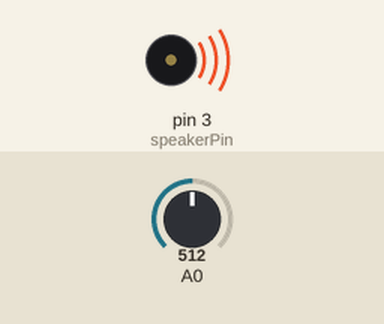
The sketch below on a simulated Arduino Uno, built with avr-gcc and run on an emulated ATmega328P. Parts: buzzer (waves = sounding). The test bench sets the inputs (shaded band); at power-on: A0 = 512. What the sketch prints to the serial monitor is not drawn.

Above: at 0.1 s.
Timing chart, 0 to 1.6 s (numbered marks = the images above):
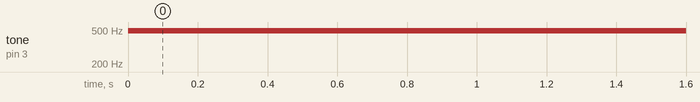

The sketch:

sketch05.ino
```cpp
int ledPin = 13;
int motionPin = 2;
int speakerPin = 3;
void setup() {
  Serial.begin(9600);
  pinMode(3, OUTPUT);
}

void loop() {
  int value = analogRead(A0);
  if (value > 100) {
      analogWrite(speakerPin, map(value, 0, 1023, 0, 255));
  } else {
      analogWrite(speakerPin, 0);
  }

  Serial.println(value);
  delay(100);
}
```

Measured:
- by itself, tone on pin 3 (speakerPin): silent → 490 Hz at 0.00 s
